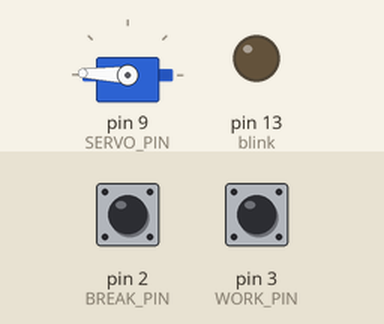
This sketch was run on a simulated Arduino Uno, built with avr-gcc and run on an emulated ATmega328P. Shown: servo, output pins drawn as LEDs (lit = HIGH). Dashed ring = blinking. The test bench sets the inputs (shaded band); at power-on: pin 2 (BREAK_PIN) HIGH, pin 3 (WORK_PIN) HIGH. What the sketch prints to the serial monitor is not drawn.

Above: at 5.2 s.
5.3 s: pin 2 (BREAK_PIN) pulled LOW for 3.2 s
At 9.6 s:
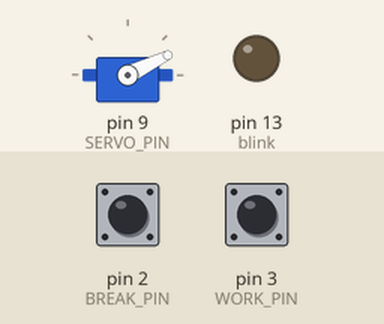
10.0 s: pin 3 (WORK_PIN) pulled LOW for 0.15 s
At 11.0 s:
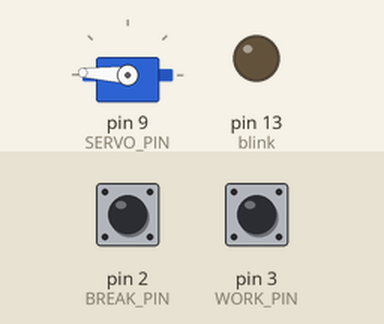
11.6 s: pin 3 (WORK_PIN) pulled LOW for 1 s
At 12.6 s:
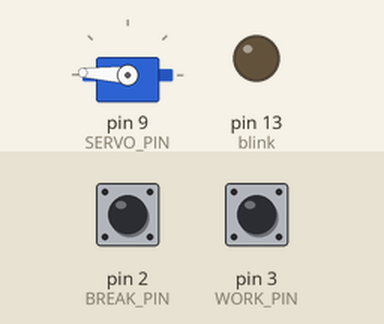
14.1 s: pin 3 (WORK_PIN) pulled LOW for 3.2 s
At 14.9 s:
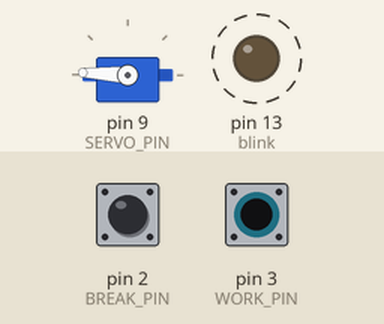
18.8 s: pin 2 (BREAK_PIN) pulled LOW for 0.15 s
At 19.8 s:
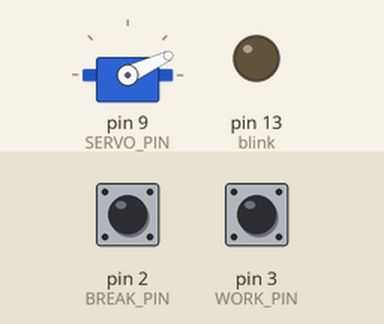
Timing chart, 0 to 21.4 s (numbered marks = the images above; inputs shaded):
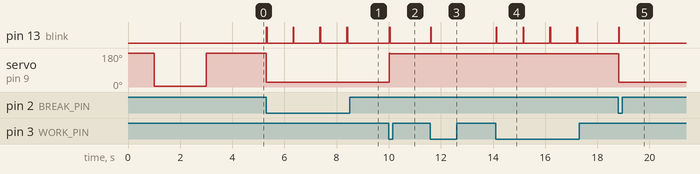

Measured:
- after the input at 5.3 s, pin 13 (blink): alternates HIGH for 0.03 s and LOW for 1.0 s, starting at once; servo on pin 9 (SERVO_PIN): 178° → 25° at once, → 26° 2.0 s later
- after the input at 10.0 s, pin 13 (blink): LOW → HIGH at once, → LOW 0.03 s later; servo on pin 9 (SERVO_PIN): 26° → 177° at once
- after the input at 11.6 s, pin 13 (blink): LOW → HIGH at once, → LOW 0.03 s later
- after the input at 14.1 s, pin 13 (blink): alternates HIGH for 0.03 s and LOW for 1.0 s, starting at once
- after the input at 18.8 s, pin 13 (blink): LOW → HIGH at once, → LOW 0.03 s later; servo on pin 9 (SERVO_PIN): 177° → 25° at once

The sketch:

brass-thumb-pomodoro.ino
```cpp
#include <Servo.h>
#include "libs/ModeSwitch.h"
#include "libs/Blink.h"
#include "libs/Clock.h"
#include "config.h"

// Constant for step time delay
constexpr float STEP_TIME = 30;

Servo gaugeServo;
ModeSwitch modeSwitch;
Blink blink;
Clock clock = Clock(WORK_TIME, BREAK_TIME);

float pos = MAX_POS;

/**
 * Welcome sequence to initialize the servo with a predefined movement.
 */
void welcome() {
  gaugeServo.write(MAX_POS);
  delay(1000);
  gaugeServo.write(POP_POS);
  delay(2000);
  gaugeServo.write(pos);
  delay(1000);
}

/**
 * Arduino setup function, runs once at the start.
 */
void setup() {
  Serial.begin(9600);
  blink.attach(LED_BUILTIN);

  gaugeServo.attach(SERVO_PIN);

  modeSwitch.attach(WORK_PIN, BREAK_PIN);
  modeSwitch.onStartWork(restartClock);
  modeSwitch.onResumeWork(startClock);
  modeSwitch.onStartBreak(restartClock);
  modeSwitch.onResumeBreak(startClock);
  modeSwitch.onStartIdle(stopClock);

  welcome();

  Serial.println("=== CLOCK READY ===");
  blink.setPeriod(0);
}

/**
 * Callback function to restart the clock.
 */
void restartClock(int mode) { clock.restart(mode); }

/**
 * Callback function to start the clock.
 */
void startClock(int mode) { clock.start(mode); }

/**
 * Callback function to stop the clock.
 */
void stopClock() { clock.stop(); }

/**
 * Function to update the clock based on the current mode and time.
 */
void runClock() {
  modeSwitch.update();  // Update the mode switch state
  int mode = modeSwitch.getMode();
  float progress = clock.getProgress();

  pos = MIN_POS + (progress) * (MAX_POS - MIN_POS);

  if(clock.isComplete()) {
    blink.setPeriod(1);
  } else if(clock.isRunning()) {
    blink.setPeriod(1, 1000/STEP_TIME-1);
  } else {
    blink.setPeriod(0);
  }

  if(pos <= MIN_POS && mode == WORK_MODE) {
    pos = POP_POS;
  }

  gaugeServo.write(constrain(pos, 0, 180)); // Write constrained position to servo
}

/**
 * Arduino main loop function, runs repeatedly.
 */
void loop() {
  runClock();
  blink.step();
  delay(STEP_TIME);
}
```

config.h
```cpp
#ifndef config_h
#define config_h

#include "Arduino.h";

// CONFIGURATION -------------------------------------------------------
// duration of work phase
constexpr unsigned long WORK_TIME = 1500000; // 25 min
// duration of break phase
constexpr unsigned long BREAK_TIME = 300000; // 5 min
// far right position of the gauge which cause the thumbs up to pop up
constexpr float POP_POS = 3;
// right end position of the scale (not causing the thumbs up to pop up yet)
constexpr float MIN_POS = 25;
// beginning of the scale on the left end
constexpr float MAX_POS = 178;
// pin where servo's control pin is connected
constexpr int SERVO_PIN = 9;
// pin where work mode switch is connected
constexpr int WORK_PIN = 3;
// pin where break mode switch is connected
constexpr int BREAK_PIN = 2;
// --------------------------------------------------------------------

#endif
```
